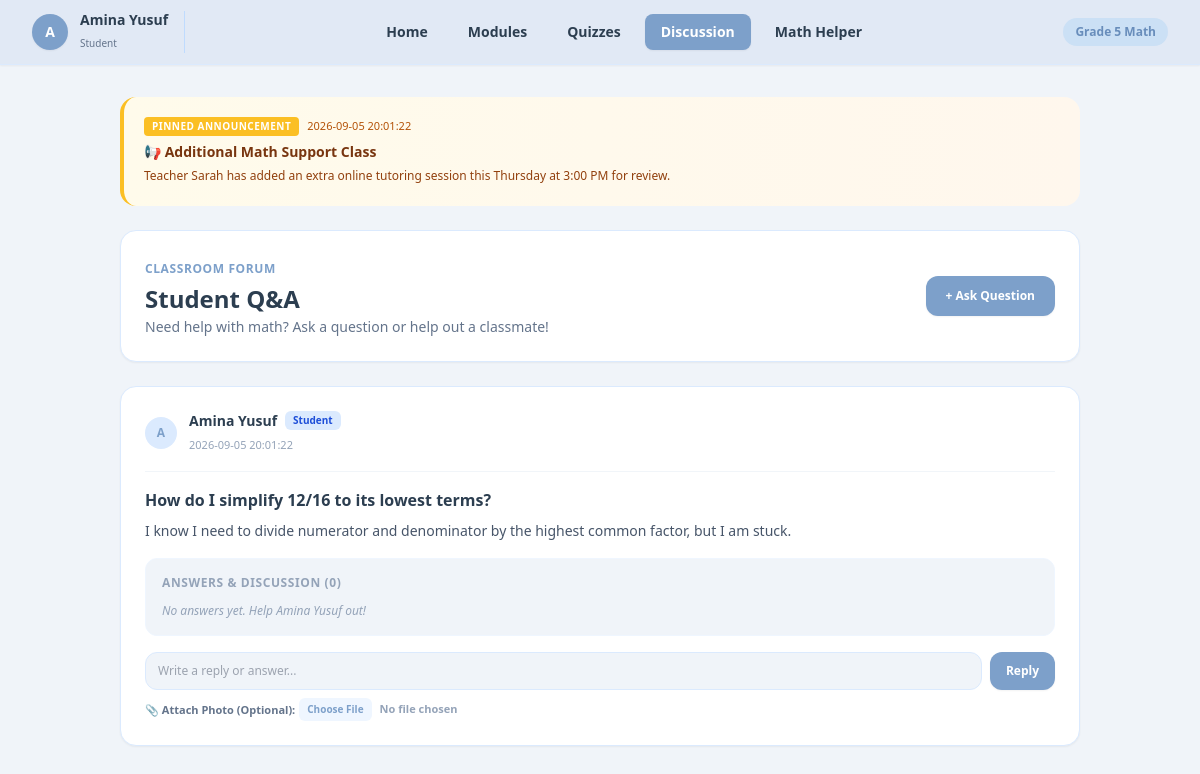
The app's page /student/student_discussion.php, older data.
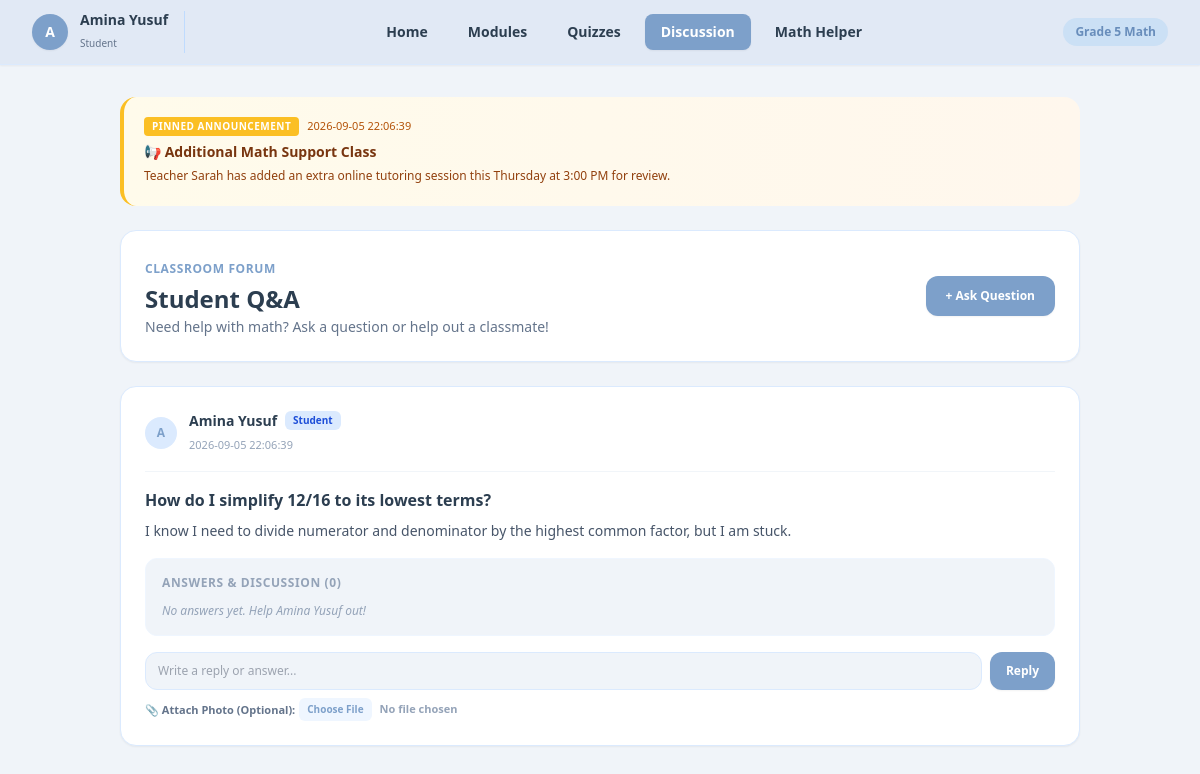
The same page, newer data.
### tables this page shows
CREATE TABLE announcements (
        id INTEGER PRIMARY KEY AUTOINCREMENT,
        title TEXT NOT NULL,
        content TEXT NOT NULL,
        is_active INTEGER DEFAULT 1,
        created_at DATETIME DEFAULT CURRENT_TIMESTAMP
    );

CREATE TABLE discussion_posts (
        id INTEGER PRIMARY KEY AUTOINCREMENT,
        student_id INTEGER NOT NULL,
        title TEXT NOT NULL,
        content TEXT NOT NULL,
        image_url TEXT DEFAULT NULL,
        created_at DATETIME DEFAULT CURRENT_TIMESTAMP,
        FOREIGN KEY(student_id) REFERENCES students(id) ON DELETE CASCADE
    );

CREATE TABLE students (
        id INTEGER PRIMARY KEY AUTOINCREMENT, 
        classroom_id INTEGER, 
        name TEXT NOT NULL, 
        status TEXT NOT NULL, 
        score INTEGER DEFAULT 0, 
        role TEXT DEFAULT 'student', 
        FOREIGN KEY(classroom_id) REFERENCES classrooms(id) ON DELETE SET NULL
    );

### student/student_discussion.php (the view, shortened to what the changed rows need)
<?php
require_once __DIR__ . '/../config/db.php';
$announcementsStmt = $pdo->query("
    SELECT id, title, content, created_at
    FROM announcements
    WHERE is_active = 1
    ORDER BY created_at DESC
");
$announcements = $announcementsStmt->fetchAll();
$postsStmt = $pdo->query("
    SELECT p.id, p.title, p.content, p.image_url, p.created_at, s.name as author, s.role
    FROM discussion_posts p
    LEFT JOIN students s ON p.student_id = s.id
    ORDER BY p.created_at DESC
");
$discussions = $postsStmt->fetchAll();
?>
<!DOCTYPE html>
<html lang="en">
<head>
    <script src="https://cdn.tailwindcss.com"></script>
</head>
<body class="bg-pastel-bg text-pastel-text font-sans min-h-screen flex flex-col">
    <main class="flex-1 max-w-5xl w-full mx-auto px-4 sm:px-6 lg:px-8 py-8">
        <?php if (!empty($announcements)): ?>
            <div class="space-y-4 mb-6">
                <?php foreach ($announcements as $announcement): ?>
                    <div class="bg-gradient-to-r from-amber-50 to-orange-50 border-l-4 border-amber-400 p-5 rounded-2xl shadow-xs relative">
                        <div class="flex items-center justify-between mb-1.5">
                            <div class="flex items-center gap-2">
                                <span class="bg-amber-400 text-white text-[10px] font-black px-2 py-0.5 rounded uppercase tracking-wider">Pinned Announcement</span>
                                <span class="text-[11px] text-amber-700 font-medium"><?= htmlspecialchars($announcement['created_at']) ?></span>
                            </div>
                        </div>
                        <h3 class="text-sm font-bold text-amber-900 mb-1"><?= htmlspecialchars($announcement['title']) ?></h3>
                        <p class="text-xs text-amber-800 leading-relaxed"><?= htmlspecialchars($announcement['content']) ?></p>
                    </div>
                <?php endforeach; ?>
            </div>
        <?php endif; ?>
        <div class="bg-pastel-card p-6 rounded-2xl border border-blue-100 shadow-sm mb-6 flex justify-between items-center">
            <div>
                <h1 class="text-2xl font-bold text-pastel-text mt-1">Student Q&A</h1>
            </div>
        </div>
        <div class="space-y-6">
            <?php if (empty($discussions)): ?>
                <div class="bg-pastel-card p-12 text-center rounded-2xl border border-blue-100 shadow-sm">
                    <p class="text-slate-400 text-sm">No questions asked yet. Click <strong>+ Ask Question</strong> to start one!</p>
                </div>
            <?php else: ?>
                <?php foreach ($discussions as $post): ?>
                    <div class="bg-pastel-card p-6 rounded-2xl border border-blue-100 shadow-sm">
                        <div class="flex items-center justify-between border-b border-slate-100 pb-4 mb-4">
                            <div class="flex items-center gap-3">
                                <div class="w-8 h-8 rounded-full bg-blue-100 text-pastel-primary font-bold text-xs flex items-center justify-center">
                                    <?= strtoupper(substr($post['author'] ?? 'U', 0, 1)) ?>
                                </div>
                                <div>
                                    <div class="flex items-center gap-2">
                                        <span class="font-bold text-sm text-pastel-text">
                                            <?= htmlspecialchars($post['author'] ?? 'Deleted Student') ?>
                                        </span>
                                        <?php if (($post['role'] ?? '') === 'teacher'): ?>
                                            <span class="bg-amber-100 text-amber-700 text-[10px] font-bold px-2 py-0.5 rounded-md">Teacher</span>
                                        <?php else: ?>
                                            <span class="bg-blue-100 text-blue-700 text-[10px] font-bold px-2 py-0.5 rounded-md">Student</span>
                                        <?php endif; ?>
                                    </div>
                                    <span class="text-[11px] text-slate-400"><?= htmlspecialchars($post['created_at']) ?></span>
                                </div>
                            </div>
                        </div>
                        <h2 class="text-base font-bold text-pastel-text mb-2"><?= htmlspecialchars($post['title']) ?></h2>
                        <p class="text-sm text-slate-600 mb-4 leading-relaxed"><?= htmlspecialchars($post['content']) ?></p>
                        <div class="space-y-3 bg-pastel-bg p-4 rounded-xl border border-blue-50 mb-4">
                            <h3 class="text-xs font-bold text-slate-400 uppercase tracking-wider mb-2">
                                Answers & Discussion (<?= count($post['replies']) ?>)
                            </h3>
                            <?php if (empty($post['replies'])): ?>
                                <p class="text-xs text-slate-400 italic">No answers yet. Help <?= htmlspecialchars($post['author'] ?? 'them') ?> out!</p>
                            <?php endif; ?>
                        </div>
                        <form action="student_discussion.php" method="POST" enctype="multipart/form-data" class="space-y-2">
                            <div class="flex gap-2">
                                <input type="text" name="reply_content" placeholder="Write a reply or answer..." class="flex-1 text-xs bg-pastel-bg px-3 py-2.5 rounded-xl border border-blue-100 focus:outline-none focus:border-pastel-primary">
                                <button type="submit" class="bg-pastel-primary hover:bg-pastel-hover text-white text-xs font-bold px-4 py-2.5 rounded-xl transition shadow-sm">
                                    Reply
                                </button>
                            </div>
                            <div class="flex items-center gap-2">
                                <label class="text-[11px] text-slate-500 font-semibold cursor-pointer hover:text-pastel-primary flex items-center gap-1">
                                    <span>📎 Attach Photo (Optional):</span>
                                    <input type="file" name="reply_image" accept="image/*" class="text-[11px] text-slate-400 file:mr-2 file:py-1 file:px-2 file:rounded-md file:border-0 file:text-[10px] file:font-semibold file:bg-blue-50 file:text-pastel-primary hover:file:bg-blue-100 cursor-pointer">
                                </label>
                            </div>
                        </form>
                    </div>
                <?php endforeach; ?>
            <?php endif; ?>
        </div>
    </main>
</body>
</html>

Row changes from the older to the newer data that the page shows:
changed announcements "📢 Additional Math Support Class": created_at "2026-09-05 20:01:22" → "2026-09-05 22:06:39"
changed discussion_posts "How do I simplify 12/16 to its lowest terms?": created_at "2026-09-05 20:01:22" → "2026-09-05 22:06:39"
